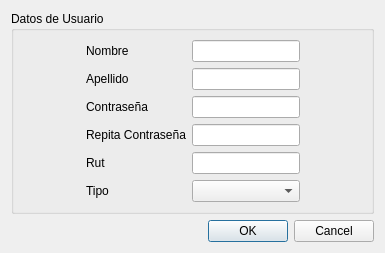
<?xml version="1.0" encoding="UTF-8"?>
<ui version="4.0">
 <class>FormularioUsuario</class>
 <widget class="QDialog" name="FormularioUsuario">
  <property name="enabled">
   <bool>true</bool>
  </property>
  <property name="geometry">
   <rect>
    <x>0</x>
    <y>0</y>
    <width>385</width>
    <height>232</height>
   </rect>
  </property>
  <property name="windowTitle">
   <string>Formulario Usuario</string>
  </property>
  <layout class="QVBoxLayout" name="verticalLayout_3">
   <item>
    <widget class="QGroupBox" name="groupBox">
     <property name="title">
      <string>Datos de Usuario</string>
     </property>
     <layout class="QHBoxLayout" name="horizontalLayout">
      <item>
       <spacer name="horizontalSpacer_2">
        <property name="orientation">
         <enum>Qt::Horizontal</enum>
        </property>
        <property name="sizeHint" stdset="0">
         <size>
          <width>40</width>
          <height>20</height>
         </size>
        </property>
       </spacer>
      </item>
      <item>
       <layout class="QVBoxLayout" name="verticalLayout">
        <item>
         <widget class="QLabel" name="label">
          <property name="text">
           <string>Nombre</string>
          </property>
         </widget>
        </item>
        <item>
         <widget class="QLabel" name="label_2">
          <property name="text">
           <string>Apellido</string>
          </property>
         </widget>
        </item>
        <item>
         <widget class="QLabel" name="label_clave">
          <property name="text">
           <string>Contraseña</string>
          </property>
         </widget>
        </item>
        <item>
         <widget class="QLabel" name="label_verif">
          <property name="text">
           <string>Repita Contraseña</string>
          </property>
         </widget>
        </item>
        <item>
         <widget class="QLabel" name="label_3">
          <property name="text">
           <string>Rut</string>
          </property>
         </widget>
        </item>
        <item>
         <widget class="QLabel" name="label_5">
          <property name="text">
           <string>Tipo</string>
          </property>
         </widget>
        </item>
       </layout>
      </item>
      <item>
       <layout class="QVBoxLayout" name="verticalLayout_2">
        <item>
         <widget class="QLineEdit" name="lineEdit_nombre"/>
        </item>
        <item>
         <widget class="QLineEdit" name="lineEdit_apellido"/>
        </item>
        <item>
         <widget class="QLineEdit" name="lineEdit_clave"/>
        </item>
        <item>
         <widget class="QLineEdit" name="lineEdit_verif"/>
        </item>
        <item>
         <widget class="QLineEdit" name="lineEdit_rut"/>
        </item>
        <item>
         <widget class="QComboBox" name="comboBox_tipo"/>
        </item>
       </layout>
      </item>
      <item>
       <spacer name="horizontalSpacer">
        <property name="orientation">
         <enum>Qt::Horizontal</enum>
        </property>
        <property name="sizeHint" stdset="0">
         <size>
          <width>40</width>
          <height>20</height>
         </size>
        </property>
       </spacer>
      </item>
     </layout>
    </widget>
   </item>
   <item>
    <widget class="QDialogButtonBox" name="buttonBox">
     <property name="orientation">
      <enum>Qt::Horizontal</enum>
     </property>
     <property name="standardButtons">
      <set>QDialogButtonBox::Cancel|QDialogButtonBox::Ok</set>
     </property>
    </widget>
   </item>
  </layout>
 </widget>
 <resources/>
 <connections>
  <connection>
   <sender>buttonBox</sender>
   <signal>accepted()</signal>
   <receiver>FormularioUsuario</receiver>
   <slot>accept()</slot>
   <hints>
    <hint type="sourcelabel">
     <x>248</x>
     <y>254</y>
    </hint>
    <hint type="destinationlabel">
     <x>157</x>
     <y>274</y>
    </hint>
   </hints>
  </connection>
  <connection>
   <sender>buttonBox</sender>
   <signal>rejected()</signal>
   <receiver>FormularioUsuario</receiver>
   <slot>reject()</slot>
   <hints>
    <hint type="sourcelabel">
     <x>316</x>
     <y>260</y>
    </hint>
    <hint type="destinationlabel">
     <x>286</x>
     <y>274</y>
    </hint>
   </hints>
  </connection>
 </connections>
</ui>
